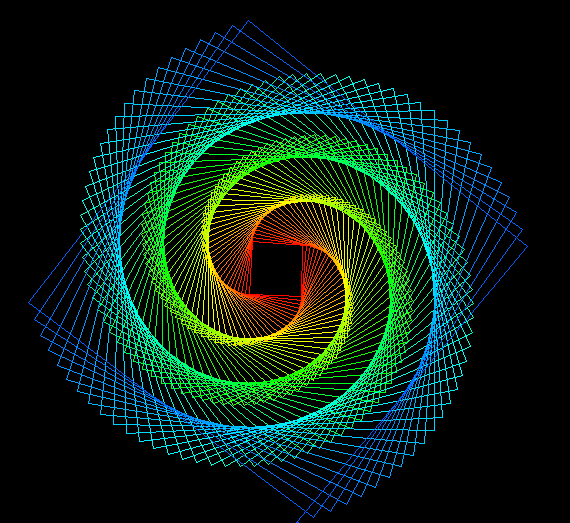

Source code (Python):
from turtle import *

speed(15)

bgcolor('black')

r,g,b = 255, 0, 0

for i in range(255*2):
    colormode(255)
    if i<255//3:
        g += 3
    elif i<255*2//3:
        r -= 3
    elif i<255:
        b += 3
    elif i < 255*4//3:
        g -=3
    elif i < 255*5//3:
        r +=3
    else:
        b -= 3
    fd(50+i)
    rt(91)
    pencolor(r,g,b)
